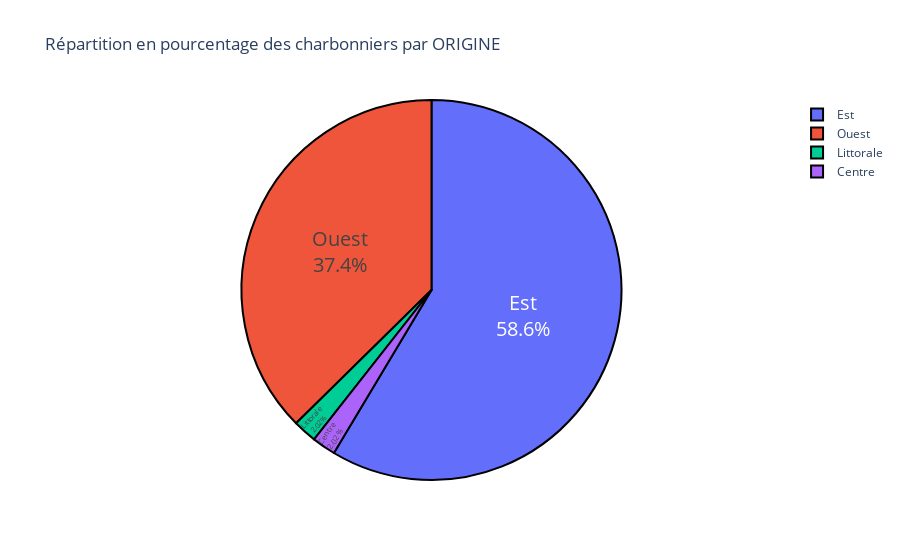

The notebook cell saved with this chart:
### Markdown cell above
### 5 - Répartition des charbonniers leur région respective

### Code cell
pie_diagramme(data=data_charbonnier,col="ORIGINE")

### Figure 1 — Plotly figure (JSON) as saved in the notebook; plotly's stock layout.template omitted (floating-point values rounded to 4 significant figures)
{"data": [{"customdata": [["Est"], ["Ouest"], ["Littorale"], ["Centre"]], "domain": {"x": [0, 1], "y": [0, 1]}, "hovertemplate": "ORIGINE=%{customdata[0]}<br>proportion=%{value}<extra></extra>", "labels": ["Est", "Ouest", "Littorale", "Centre"], "legendgroup": "", "marker": {"colors": ["#636efa", "#EF553B", "#00cc96", "#ab63fa"], "line": {"color": "#000000", "width": 2}}, "name": "", "showlegend": true, "textfont": {"size": 20}, "textinfo": "percent+label", "textposition": "inside", "type": "pie", "values": [0.5859, 0.3737, 0.0202, 0.0202]}], "layout": {"legend": {"tracegroupgap": 0}, "title": {"text": "Répartition en pourcentage des charbonniers par ORIGINE"}}}
